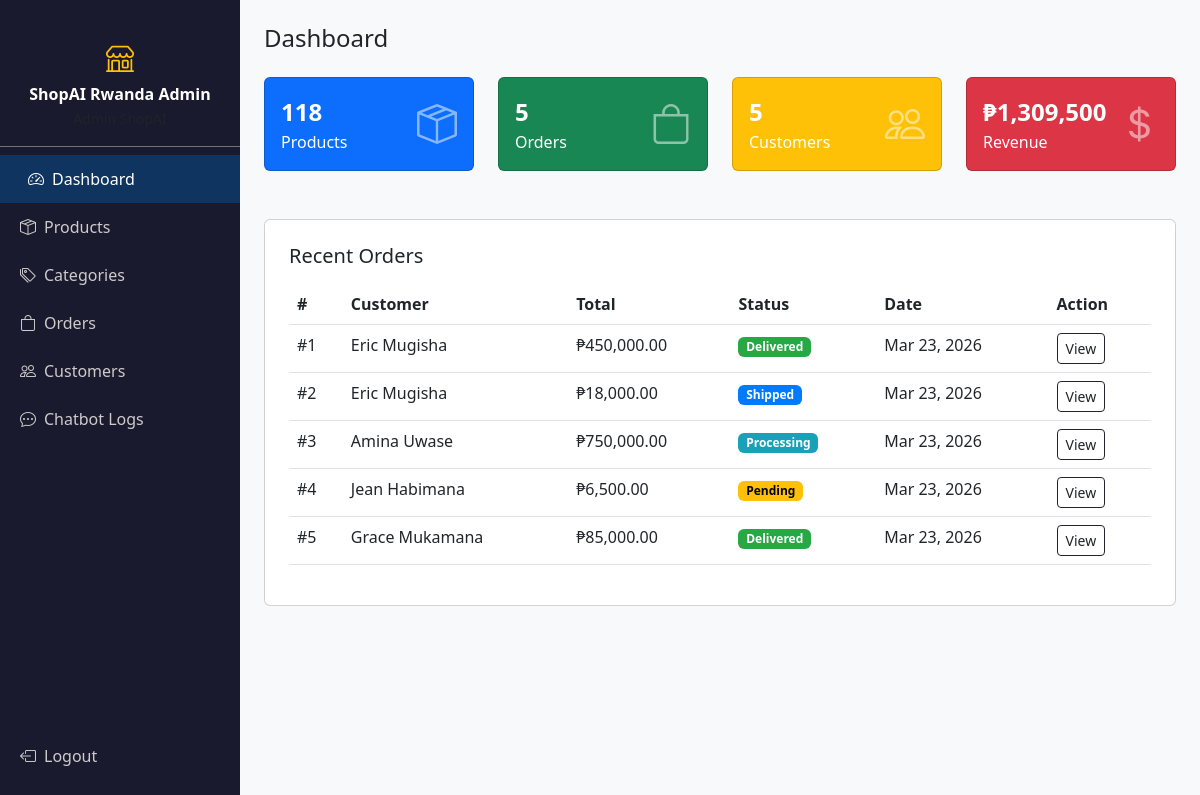
The page /ecommerce-chatbot/admin/index.php (signed in) on the database its author committed.
### tables this page shows
CREATE TABLE orders (
    id INT AUTO_INCREMENT PRIMARY KEY,
    user_id INT NOT NULL,
    total_price DECIMAL(12,2) NOT NULL,
    status ENUM('pending','processing','shipped','delivered','cancelled') DEFAULT 'pending',
    address TEXT,
    payment_method VARCHAR(50) DEFAULT 'cod',
    created_at TIMESTAMP DEFAULT CURRENT_TIMESTAMP,
    FOREIGN KEY (user_id) REFERENCES users(id) ON DELETE CASCADE
);

CREATE TABLE users (
    id INT AUTO_INCREMENT PRIMARY KEY,
    name VARCHAR(100) NOT NULL,
    email VARCHAR(150) UNIQUE NOT NULL,
    password VARCHAR(255) NOT NULL,
    role ENUM('customer','admin') DEFAULT 'customer',
    phone VARCHAR(20),
    address TEXT,
    created_at TIMESTAMP DEFAULT CURRENT_TIMESTAMP
);

### ecommerce-chatbot/admin/index.php (the view)
<?php require_once 'includes/admin_header.php'; ?>
<?php
$total_products = $conn->query("SELECT COUNT(*) as c FROM products")->fetch_assoc()['c'];
$total_orders   = $conn->query("SELECT COUNT(*) as c FROM orders")->fetch_assoc()['c'];
$total_users    = $conn->query("SELECT COUNT(*) as c FROM users WHERE role='customer'")->fetch_assoc()['c'];
$total_revenue  = $conn->query("SELECT SUM(total_price) as s FROM orders WHERE status != 'cancelled'")->fetch_assoc()['s'] ?? 0;
$recent_orders  = $conn->query("SELECT o.*, u.name FROM orders o JOIN users u ON o.user_id=u.id ORDER BY o.created_at DESC LIMIT 5");
?>
<div class="admin-content">
    <h4 class="mb-4">Dashboard</h4>
    <div class="row g-4 mb-5">
        <div class="col-md-3">
            <div class="card text-white bg-primary p-3">
                <div class="d-flex justify-content-between align-items-center">
                    <div><div class="fs-4 fw-bold"><?= $total_products ?></div><div>Products</div></div>
                    <i class="bi bi-box-seam fs-1 opacity-50"></i>
                </div>
            </div>
        </div>
        <div class="col-md-3">
            <div class="card text-white bg-success p-3">
                <div class="d-flex justify-content-between align-items-center">
                    <div><div class="fs-4 fw-bold"><?= $total_orders ?></div><div>Orders</div></div>
                    <i class="bi bi-bag fs-1 opacity-50"></i>
                </div>
            </div>
        </div>
        <div class="col-md-3">
            <div class="card text-white bg-warning p-3">
                <div class="d-flex justify-content-between align-items-center">
                    <div><div class="fs-4 fw-bold"><?= $total_users ?></div><div>Customers</div></div>
                    <i class="bi bi-people fs-1 opacity-50"></i>
                </div>
            </div>
        </div>
        <div class="col-md-3">
            <div class="card text-white bg-danger p-3">
                <div class="d-flex justify-content-between align-items-center">
                    <div><div class="fs-4 fw-bold">₱<?= number_format($total_revenue, 0) ?></div><div>Revenue</div></div>
                    <i class="bi bi-currency-dollar fs-1 opacity-50"></i>
                </div>
            </div>
        </div>
    </div>
    <div class="card p-4">
        <h5 class="mb-3">Recent Orders</h5>
        <table class="table table-hover">
            <thead><tr><th>#</th><th>Customer</th><th>Total</th><th>Status</th><th>Date</th><th>Action</th></tr></thead>
            <tbody>
            <?php while ($o = $recent_orders->fetch_assoc()): ?>
            <tr>
                <td>#<?= $o['id'] ?></td>
                <td><?= htmlspecialchars($o['name']) ?></td>
                <td>₱<?= number_format($o['total_price'], 2) ?></td>
                <td><span class="badge status-<?= $o['status'] ?>"><?= ucfirst($o['status']) ?></span></td>
                <td><?= date('M d, Y', strtotime($o['created_at'])) ?></td>
                <td><a href="orders.php?view=<?= $o['id'] ?>" class="btn btn-sm btn-outline-dark">View</a></td>
            </tr>
            <?php endwhile; ?>
            </tbody>
        </table>
    </div>
</div>
<?php require_once 'includes/admin_footer.php'; ?>

### ecommerce-chatbot/assets/css/style.css (style rules this page uses)
body { font-family: 'Segoe UI', sans-serif; background: #f8f9fa; }
.admin-content { margin-left: 240px; padding: 24px; }
.status-pending { background: #ffc107; color: #000; }
.status-processing { background: #17a2b8; color: #fff; }
.status-shipped { background: #007bff; color: #fff; }
.status-delivered { background: #28a745; color: #fff; }

### rows shown on the page
orders: id "1", user.name "Eric Mugisha", total_price "450,000.00", status "Delivered", created_at "Mar 23, 2026"
orders: id "2", user.name "Eric Mugisha", total_price "18,000.00", status "Shipped", created_at "Mar 23, 2026"
orders: id "3", user.name "Amina Uwase", total_price "750,000.00", status "Processing", created_at "Mar 23, 2026"
orders: id "4", user.name "Jean Habimana", total_price "6,500.00", status "Pending", created_at "Mar 23, 2026"
orders: id "5", user.name "Grace Mukamana", total_price "85,000.00", status "Delivered", created_at "Mar 23, 2026"

### other values the page prints
SITE_NAME "ShopAI Rwanda"
$label "Dashboard"
$label "Products"
$label "Categories"
$label "Orders"
$label "Customers"
$label "Chatbot Logs"
$total_products "118"
$total_orders "5"
$total_users "5"
$total_revenue "1,309,500"
